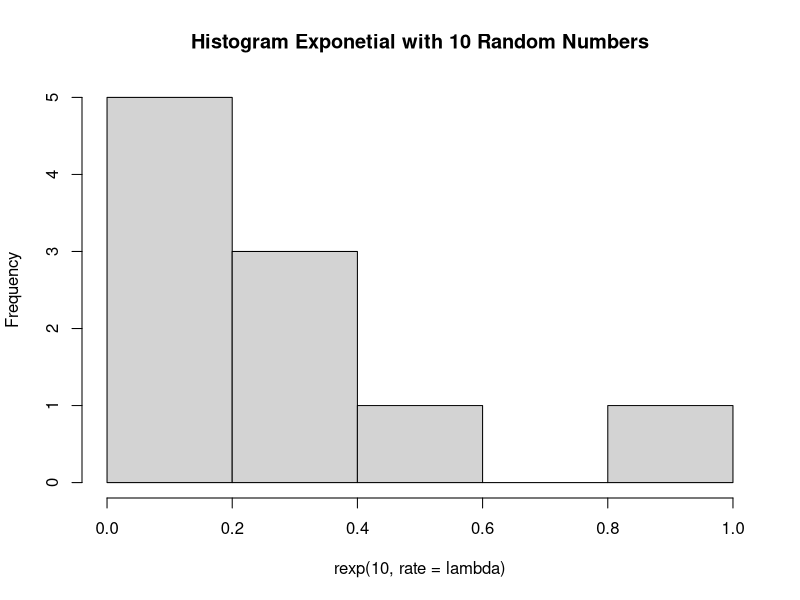
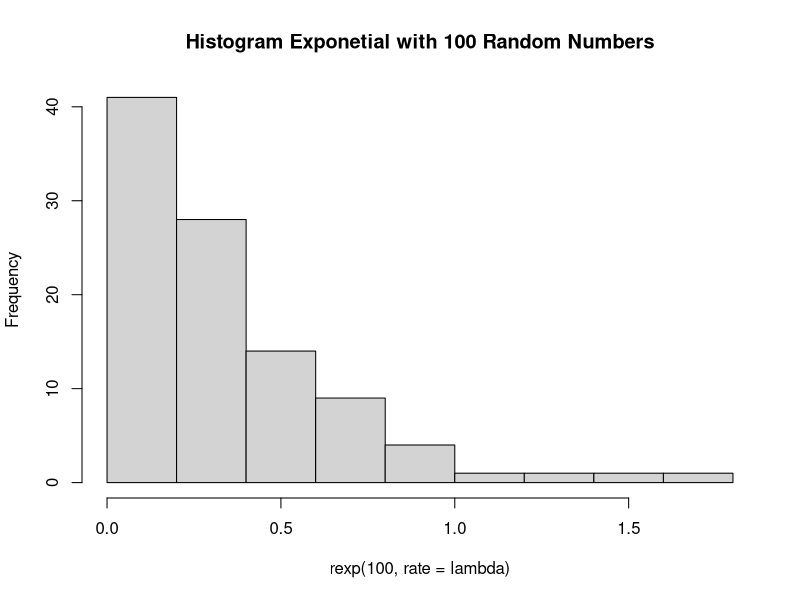
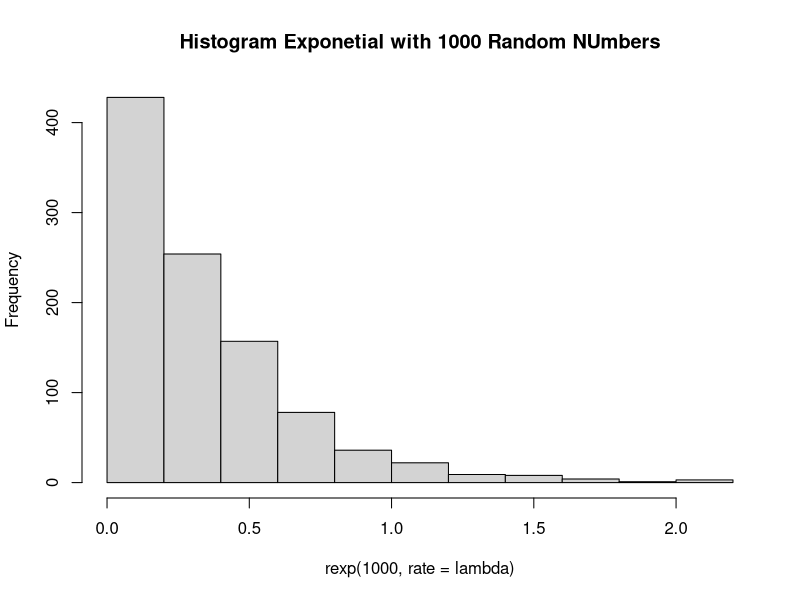
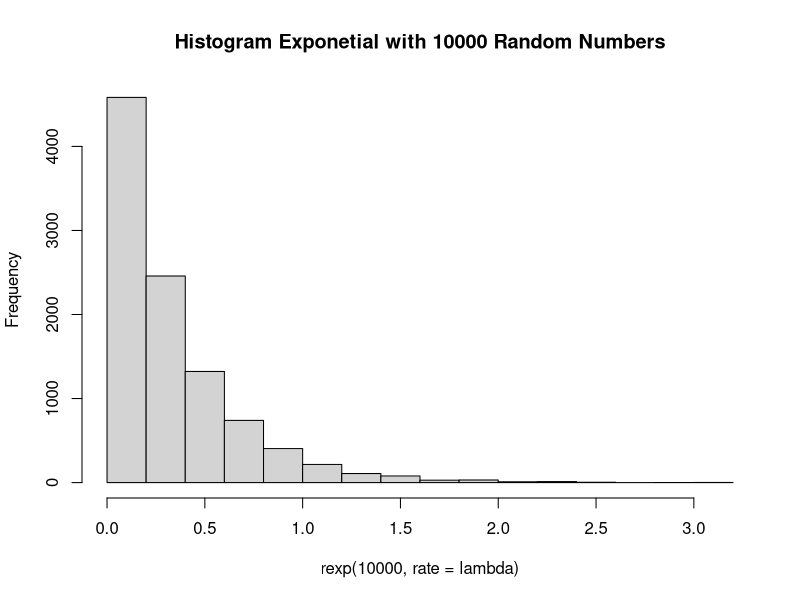

Generate these figures, in order, with R:
#A
lambda = 3
n = 100
rexp(10, rate = lambda)

#B
set.seed(1)
hist(rexp(10, rate = lambda), main = "Histogram Exponetial with 10 Random Numbers")
hist(rexp(100, rate = lambda), main = "Histogram Exponetial with 100 Random Numbers")
hist(rexp(1000, rate = lambda), main = "Histogram Exponetial with 1000 Random NUmbers")
hist(rexp(10000, rate = lambda), main = "Histogram Exponetial with 10000 Random Numbers")

#C
mean = mean(rexp(n, rate=lambda))
variance = (sd(rexp(n, rate = lambda))) ^2
mean
variance
